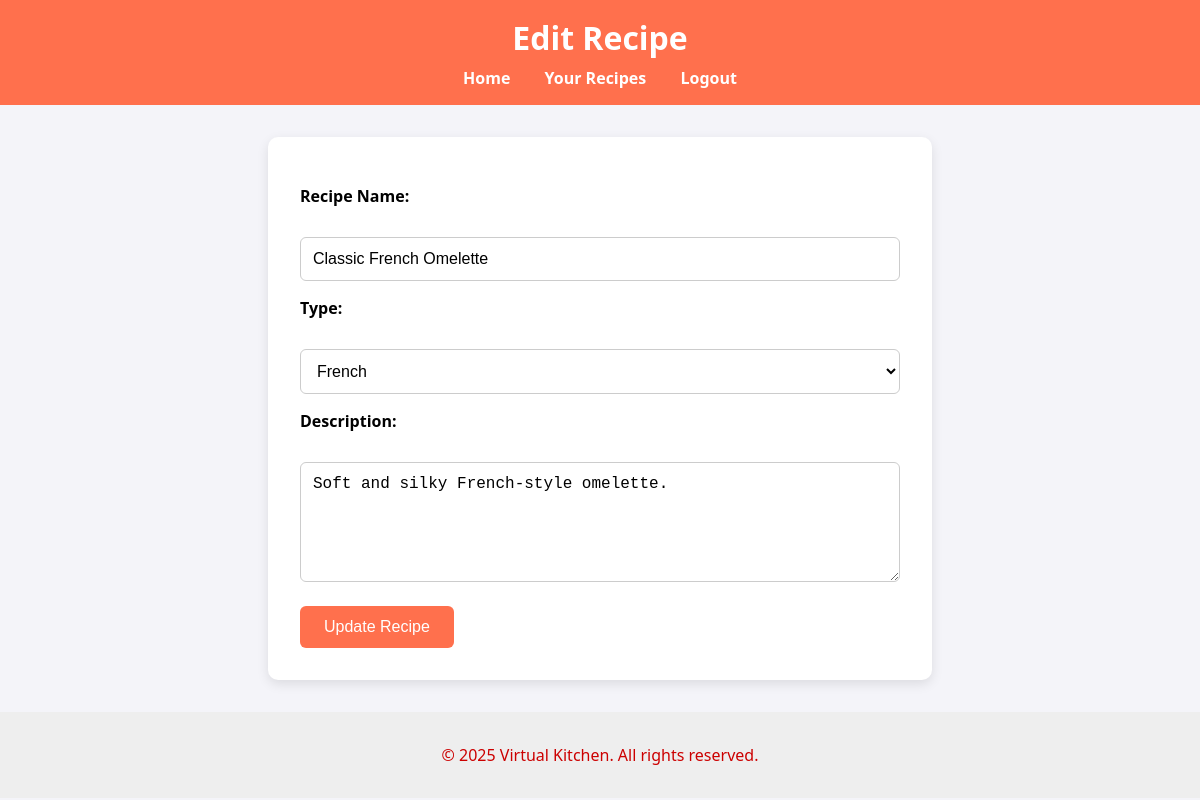
/edit_recipe.php?rid=1 (signed in), run on the app's committed database.
### tables this page shows
CREATE TABLE `recipes` (
  `rid` int(11) NOT NULL,
  `name` varchar(50) NOT NULL,
  `description` varchar(300) DEFAULT NULL,
  `type` enum('French','Italian','Chinese','Indian','Mexican','Others') NOT NULL,
  `Cookingtime` int(4) DEFAULT NULL,
  `ingredients` varchar(1000) DEFAULT NULL,
  `instructions` varchar(1000) DEFAULT NULL,
  `image` varchar(200) DEFAULT NULL,
  `uid` int(11) UNSIGNED NOT NULL
);

### edit_recipe.php (the view, shortened to what this page needs)
<?php
include 'includes/db.php';
$user_id = $_SESSION['user_id'];
$rid = (int)$_GET['rid'];
$stmt = $pdo->prepare("SELECT * FROM recipes WHERE rid = ? AND uid = ?");
$stmt->execute([$rid, $user_id]);
$recipe = $stmt->fetch();
?>
<link rel="stylesheet" href="/vkitchen/css/editRecipe_style.css">
<header>
    <h1>Edit Recipe</h1>
    <nav>
        <a href="/vkitchen/index.php">Home</a>
        <a href="/vkitchen/your_recipes.php">Your Recipes</a>
        <a href="/vkitchen/logout.php">Logout</a>
    </nav>
</header>
<form method="POST" action="">
    <label for="name">Recipe Name:</label><br>
    <input type="text" name="name" id="name" value="<?= htmlspecialchars($recipe['name']) ?>" required><br>
    <label for="type">Type:</label><br>
    <select name="type" id="type" required>
        <option value="French" <?= $recipe['type'] === 'French' ? 'selected' : '' ?>>French</option>
    </select><br>
    <label for="description">Description:</label><br>
    <textarea name="description" id="description" required><?= htmlspecialchars($recipe['description']) ?></textarea><br>
    <button type="submit">Update Recipe</button>
</form>
<?php include 'includes/footer.php'; ?>

### css/editRecipe_style.css (style rules this page uses)
header { background-color: #ff704d; color: white; padding: 1rem; text-align: center; }
header h1 { margin: 0; font-size: 2rem; }
nav { margin-top: 0.5rem; }
nav a { color: white; text-decoration: none; margin: 0 15px; font-weight: bold; }
form { background-color: white; max-width: 600px; margin: 2rem auto; padding: 2rem; border-radius: 10px; box-shadow: 0 4px 12px rgba(0,0,0,0.1); }
label { display: block; margin-top: 1rem; font-weight: bold; }
input[type="text"], textarea { width: 100%; padding: 0.75rem; margin-top: 0.5rem; border: 1px solid #ccc; border-radius: 6px; box-sizing: border-box; font-size: 1rem; }
select { width: 100%; padding: 0.75rem; margin-top: 0.5rem; border: 1px solid #ccc; border-radius: 6px; font-size: 1rem; background-color: white; box-sizing: border-box; }
textarea { height: 120px; resize: vertical; }
button[type="submit"] { margin-top: 1.5rem; background-color: #ff704d; color: white; padding: 0.75rem 1.5rem; border: none; border-radius: 6px; font-size: 1rem; cursor: pointer; transition: background-color 0.3s ease; }

### data on the page
recipes: name "Classic French Omelette", type "French", description "Soft and silky French-style omelette."
